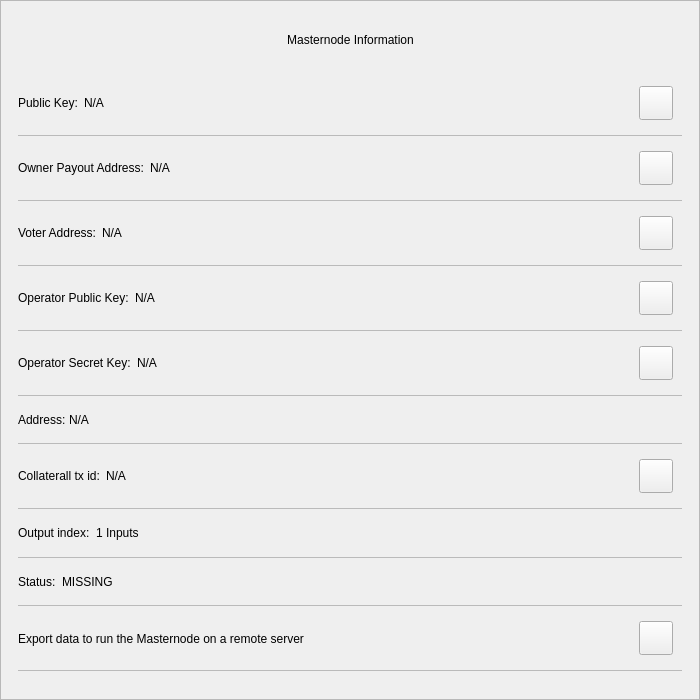
<?xml version="1.0" encoding="UTF-8"?>
<ui version="4.0">
 <class>MnInfoDialog</class>
 <widget class="QWidget" name="MnInfoDialog">
  <property name="geometry">
   <rect>
    <x>0</x>
    <y>0</y>
    <width>700</width>
    <height>700</height>
   </rect>
  </property>
  <property name="minimumSize">
   <size>
    <width>650</width>
    <height>530</height>
   </size>
  </property>
  <property name="windowTitle">
   <string notr="true">N/A</string>
  </property>
  <property name="styleSheet">
   <string notr="true"/>
  </property>
  <layout class="QVBoxLayout" name="verticalLayout_3">
   <property name="spacing">
    <number>0</number>
   </property>
   <property name="leftMargin">
    <number>0</number>
   </property>
   <property name="topMargin">
    <number>0</number>
   </property>
   <property name="rightMargin">
    <number>0</number>
   </property>
   <property name="bottomMargin">
    <number>0</number>
   </property>
   <item>
    <widget class="QFrame" name="frame">
     <property name="styleSheet">
      <string notr="true"/>
     </property>
     <property name="frameShape">
      <enum>QFrame::StyledPanel</enum>
     </property>
     <property name="frameShadow">
      <enum>QFrame::Raised</enum>
     </property>
     <layout class="QVBoxLayout" name="verticalLayout">
      <property name="leftMargin">
       <number>0</number>
      </property>
      <property name="rightMargin">
       <number>0</number>
      </property>
      <item>
       <layout class="QHBoxLayout" name="horizontalLayout_3">
        <property name="spacing">
         <number>0</number>
        </property>
        <property name="leftMargin">
         <number>20</number>
        </property>
        <property name="topMargin">
         <number>10</number>
        </property>
        <property name="rightMargin">
         <number>20</number>
        </property>
        <item>
         <spacer name="horizontalSpacer_2">
          <property name="orientation">
           <enum>Qt::Horizontal</enum>
          </property>
          <property name="sizeHint" stdset="0">
           <size>
            <width>40</width>
            <height>20</height>
           </size>
          </property>
         </spacer>
        </item>
        <item>
         <widget class="QLabel" name="labelTitle">
          <property name="minimumSize">
           <size>
            <width>0</width>
            <height>40</height>
           </size>
          </property>
          <property name="maximumSize">
           <size>
            <width>16777215</width>
            <height>40</height>
           </size>
          </property>
          <property name="styleSheet">
           <string notr="true">padding-left:24px;</string>
          </property>
          <property name="text">
           <string>Masternode Information</string>
          </property>
          <property name="alignment">
           <set>Qt::AlignCenter</set>
          </property>
          <property name="margin">
           <number>7</number>
          </property>
         </widget>
        </item>
        <item>
         <spacer name="horizontalSpacer">
          <property name="orientation">
           <enum>Qt::Horizontal</enum>
          </property>
          <property name="sizeHint" stdset="0">
           <size>
            <width>40</width>
            <height>20</height>
           </size>
          </property>
         </spacer>
        </item>
        <item>
         <widget class="QPushButton" name="btnEsc">
          <property name="minimumSize">
           <size>
            <width>24</width>
            <height>24</height>
           </size>
          </property>
          <property name="maximumSize">
           <size>
            <width>24</width>
            <height>24</height>
           </size>
          </property>
          <property name="styleSheet">
           <string notr="true">border:none;</string>
          </property>
          <property name="text">
           <string/>
          </property>
         </widget>
        </item>
       </layout>
      </item>
      <item>
       <spacer name="verticalSpacer">
        <property name="orientation">
         <enum>Qt::Vertical</enum>
        </property>
        <property name="sizeType">
         <enum>QSizePolicy::Fixed</enum>
        </property>
        <property name="sizeHint" stdset="0">
         <size>
          <width>20</width>
          <height>10</height>
         </size>
        </property>
       </spacer>
      </item>
      <item>
       <widget class="QWidget" name="layoutScroll" native="true">
        <property name="minimumSize">
         <size>
          <width>0</width>
          <height>0</height>
         </size>
        </property>
        <layout class="QVBoxLayout" name="verticalLayout_4">
         <property name="leftMargin">
          <number>0</number>
         </property>
         <property name="topMargin">
          <number>0</number>
         </property>
         <property name="rightMargin">
          <number>0</number>
         </property>
         <item>
          <widget class="QScrollArea" name="scrollArea">
           <property name="styleSheet">
            <string notr="true">#scrollArea {
background:transparent;
}</string>
           </property>
           <property name="horizontalScrollBarPolicy">
            <enum>Qt::ScrollBarAlwaysOff</enum>
           </property>
           <property name="sizeAdjustPolicy">
            <enum>QAbstractScrollArea::AdjustIgnored</enum>
           </property>
           <property name="widgetResizable">
            <bool>true</bool>
           </property>
           <property name="alignment">
            <set>Qt::AlignLeading|Qt::AlignLeft|Qt::AlignTop</set>
           </property>
           <widget class="QWidget" name="scrollAreaWidgetContents">
            <property name="geometry">
             <rect>
              <x>0</x>
              <y>0</y>
              <width>682</width>
              <height>599</height>
             </rect>
            </property>
            <property name="autoFillBackground">
             <bool>false</bool>
            </property>
            <property name="styleSheet">
             <string notr="true">#scrollAreaWidgetContents {
background:transparent;
}</string>
            </property>
            <layout class="QVBoxLayout" name="verticalLayout_7">
             <property name="spacing">
              <number>0</number>
             </property>
             <property name="sizeConstraint">
              <enum>QLayout::SetDefaultConstraint</enum>
             </property>
             <property name="leftMargin">
              <number>0</number>
             </property>
             <property name="topMargin">
              <number>0</number>
             </property>
             <property name="rightMargin">
              <number>0</number>
             </property>
             <property name="bottomMargin">
              <number>0</number>
             </property>
             <item>
              <widget class="QWidget" name="content" native="true">
               <layout class="QVBoxLayout" name="verticalLayout_2">
                <property name="leftMargin">
                 <number>16</number>
                </property>
                <property name="topMargin">
                 <number>0</number>
                </property>
                <property name="rightMargin">
                 <number>16</number>
                </property>
                <item>
                 <widget class="QWidget" name="contentID" native="true">
                  <layout class="QHBoxLayout" name="horizontalLayout_12" stretch="0,1,0">
                   <property name="leftMargin">
                    <number>0</number>
                   </property>
                   <item>
                    <widget class="QLabel" name="labelId">
                     <property name="maximumSize">
                      <size>
                       <width>16777215</width>
                       <height>16777215</height>
                      </size>
                     </property>
                     <property name="text">
                      <string>Public Key:</string>
                     </property>
                    </widget>
                   </item>
                   <item>
                    <widget class="QLabel" name="textId">
                     <property name="text">
                      <string notr="true">N/A</string>
                     </property>
                    </widget>
                   </item>
                   <item>
                    <widget class="QPushButton" name="pushCopy">
                     <property name="minimumSize">
                      <size>
                       <width>34</width>
                       <height>34</height>
                      </size>
                     </property>
                     <property name="maximumSize">
                      <size>
                       <width>34</width>
                       <height>34</height>
                      </size>
                     </property>
                     <property name="focusPolicy">
                      <enum>Qt::NoFocus</enum>
                     </property>
                     <property name="text">
                      <string/>
                     </property>
                     <property name="iconSize">
                      <size>
                       <width>24</width>
                       <height>24</height>
                      </size>
                     </property>
                    </widget>
                   </item>
                  </layout>
                 </widget>
                </item>
                <item>
                 <widget class="QLabel" name="labelDivider11">
                  <property name="maximumSize">
                   <size>
                    <width>16777215</width>
                    <height>1</height>
                   </size>
                  </property>
                  <property name="styleSheet">
                   <string notr="true">background-color:#bababa;</string>
                  </property>
                  <property name="text">
                   <string/>
                  </property>
                 </widget>
                </item>
                <item>
                 <widget class="QWidget" name="contentOwnerPayoutAddr" native="true">
                  <layout class="QHBoxLayout" name="horizontalLayout_12" stretch="0,1,0">
                   <property name="leftMargin">
                    <number>0</number>
                   </property>
                   <item>
                    <widget class="QLabel" name="labelOwnerPayoutAddr">
                     <property name="maximumSize">
                      <size>
                       <width>16777215</width>
                       <height>16777215</height>
                      </size>
                     </property>
                     <property name="text">
                      <string>Owner Payout Address:</string>
                     </property>
                    </widget>
                   </item>
                   <item>
                    <widget class="QLabel" name="textOwnerPayoutAddr">
                     <property name="text">
                      <string notr="true">N/A</string>
                     </property>
                    </widget>
                   </item>
                   <item>
                    <widget class="QPushButton" name="pushCopyOwnerPayoutAddr">
                     <property name="minimumSize">
                      <size>
                       <width>34</width>
                       <height>34</height>
                      </size>
                     </property>
                     <property name="maximumSize">
                      <size>
                       <width>34</width>
                       <height>34</height>
                      </size>
                     </property>
                     <property name="focusPolicy">
                      <enum>Qt::NoFocus</enum>
                     </property>
                     <property name="text">
                      <string/>
                     </property>
                     <property name="iconSize">
                      <size>
                       <width>24</width>
                       <height>24</height>
                      </size>
                     </property>
                    </widget>
                   </item>
                  </layout>
                 </widget>
                </item>
                <item>
                 <widget class="QLabel" name="labelDivider10">
                  <property name="maximumSize">
                   <size>
                    <width>16777215</width>
                    <height>1</height>
                   </size>
                  </property>
                  <property name="styleSheet">
                   <string notr="true">background-color:#bababa;</string>
                  </property>
                  <property name="text">
                   <string/>
                  </property>
                 </widget>
                </item>
                <item>
                 <widget class="QWidget" name="contentVoterAddr" native="true">
                  <layout class="QHBoxLayout" name="horizontalLayout_12" stretch="0,1,0">
                   <property name="leftMargin">
                    <number>0</number>
                   </property>
                   <item>
                    <widget class="QLabel" name="labelVoterAddr">
                     <property name="maximumSize">
                      <size>
                       <width>16777215</width>
                       <height>16777215</height>
                      </size>
                     </property>
                     <property name="text">
                      <string>Voter Address:</string>
                     </property>
                    </widget>
                   </item>
                   <item>
                    <widget class="QLabel" name="textVoterAddr">
                     <property name="text">
                      <string notr="true">N/A</string>
                     </property>
                    </widget>
                   </item>
                   <item>
                    <widget class="QPushButton" name="pushCopyVoterAddr">
                     <property name="minimumSize">
                      <size>
                       <width>34</width>
                       <height>34</height>
                      </size>
                     </property>
                     <property name="maximumSize">
                      <size>
                       <width>34</width>
                       <height>34</height>
                      </size>
                     </property>
                     <property name="focusPolicy">
                      <enum>Qt::NoFocus</enum>
                     </property>
                     <property name="text">
                      <string/>
                     </property>
                     <property name="iconSize">
                      <size>
                       <width>24</width>
                       <height>24</height>
                      </size>
                     </property>
                    </widget>
                   </item>
                  </layout>
                 </widget>
                </item>
                <item>
                 <widget class="QLabel" name="labelDivider9">
                  <property name="maximumSize">
                   <size>
                    <width>16777215</width>
                    <height>1</height>
                   </size>
                  </property>
                  <property name="styleSheet">
                   <string notr="true">background-color:#bababa;</string>
                  </property>
                  <property name="text">
                   <string/>
                  </property>
                 </widget>
                </item>
                <item>
                 <widget class="QWidget" name="contentOperatorPubKey" native="true">
                  <layout class="QHBoxLayout" name="horizontalLayout_12" stretch="0,1,0">
                   <property name="leftMargin">
                    <number>0</number>
                   </property>
                   <item>
                    <widget class="QLabel" name="labelOperatorPubKey">
                     <property name="maximumSize">
                      <size>
                       <width>16777215</width>
                       <height>16777215</height>
                      </size>
                     </property>
                     <property name="text">
                      <string>Operator Public Key:</string>
                     </property>
                    </widget>
                   </item>
                   <item>
                    <widget class="QLabel" name="textOperatorPubKey">
                     <property name="text">
                      <string notr="true">N/A</string>
                     </property>
                    </widget>
                   </item>
                   <item>
                    <widget class="QPushButton" name="pushCopyOperatorPubKey">
                     <property name="minimumSize">
                      <size>
                       <width>34</width>
                       <height>34</height>
                      </size>
                     </property>
                     <property name="maximumSize">
                      <size>
                       <width>34</width>
                       <height>34</height>
                      </size>
                     </property>
                     <property name="focusPolicy">
                      <enum>Qt::NoFocus</enum>
                     </property>
                     <property name="text">
                      <string/>
                     </property>
                     <property name="iconSize">
                      <size>
                       <width>24</width>
                       <height>24</height>
                      </size>
                     </property>
                    </widget>
                   </item>
                  </layout>
                 </widget>
                </item>
                <item>
                 <widget class="QLabel" name="labelDivider12">
                  <property name="maximumSize">
                   <size>
                    <width>16777215</width>
                    <height>1</height>
                   </size>
                  </property>
                  <property name="styleSheet">
                   <string notr="true">background-color:#bababa;</string>
                  </property>
                  <property name="text">
                   <string/>
                  </property>
                 </widget>
                </item>
                <item>
                 <widget class="QWidget" name="contentOperatorSk" native="true">
                  <layout class="QHBoxLayout" name="horizontalLayout_12" stretch="0,1,0">
                   <property name="leftMargin">
                    <number>0</number>
                   </property>
                   <item>
                    <widget class="QLabel" name="labelOperatorSk">
                     <property name="maximumSize">
                      <size>
                       <width>16777215</width>
                       <height>16777215</height>
                      </size>
                     </property>
                     <property name="text">
                      <string>Operator Secret Key:</string>
                     </property>
                    </widget>
                   </item>
                   <item>
                    <widget class="QLabel" name="textOperatorSk">
                     <property name="text">
                      <string notr="true">N/A</string>
                     </property>
                    </widget>
                   </item>
                   <item>
                    <widget class="QPushButton" name="pushCopyOperatorSk">
                     <property name="minimumSize">
                      <size>
                       <width>34</width>
                       <height>34</height>
                      </size>
                     </property>
                     <property name="maximumSize">
                      <size>
                       <width>34</width>
                       <height>34</height>
                      </size>
                     </property>
                     <property name="focusPolicy">
                      <enum>Qt::NoFocus</enum>
                     </property>
                     <property name="text">
                      <string/>
                     </property>
                     <property name="iconSize">
                      <size>
                       <width>24</width>
                       <height>24</height>
                      </size>
                     </property>
                    </widget>
                   </item>
                  </layout>
                 </widget>
                </item>
                <item>
                 <widget class="QLabel" name="labelDivider13">
                  <property name="maximumSize">
                   <size>
                    <width>16777215</width>
                    <height>1</height>
                   </size>
                  </property>
                  <property name="styleSheet">
                   <string notr="true">background-color:#bababa;</string>
                  </property>
                  <property name="text">
                   <string/>
                  </property>
                 </widget>
                </item>
                <item>
                 <widget class="QWidget" name="contentOutputs" native="true">
                  <layout class="QHBoxLayout" name="horizontalLayout_11" stretch="0,3">
                   <property name="spacing">
                    <number>0</number>
                   </property>
                   <property name="leftMargin">
                    <number>0</number>
                   </property>
                   <property name="rightMargin">
                    <number>12</number>
                   </property>
                   <item>
                    <widget class="QLabel" name="labelSend">
                     <property name="maximumSize">
                      <size>
                       <width>16777215</width>
                       <height>16777215</height>
                      </size>
                     </property>
                     <property name="text">
                      <string>Address: </string>
                     </property>
                    </widget>
                   </item>
                   <item>
                    <widget class="QLabel" name="textAddress">
                     <property name="text">
                      <string notr="true">N/A</string>
                     </property>
                    </widget>
                   </item>
                  </layout>
                 </widget>
                </item>
                <item>
                 <widget class="QLabel" name="labelDivider8">
                  <property name="maximumSize">
                   <size>
                    <width>16777215</width>
                    <height>1</height>
                   </size>
                  </property>
                  <property name="styleSheet">
                   <string notr="true">background-color:#bababa;</string>
                  </property>
                  <property name="text">
                   <string/>
                  </property>
                 </widget>
                </item>
                <item>
                 <widget class="QWidget" name="contentAmount" native="true">
                  <layout class="QHBoxLayout" name="horizontalLayout_4" stretch="0,1,0">
                   <property name="leftMargin">
                    <number>0</number>
                   </property>
                   <item>
                    <widget class="QLabel" name="labelAmount">
                     <property name="maximumSize">
                      <size>
                       <width>16777215</width>
                       <height>16777215</height>
                      </size>
                     </property>
                     <property name="text">
                      <string>Collaterall tx id:</string>
                     </property>
                    </widget>
                   </item>
                   <item>
                    <widget class="QLabel" name="textAmount">
                     <property name="text">
                      <string notr="true">N/A</string>
                     </property>
                    </widget>
                   </item>
                   <item>
                    <widget class="QPushButton" name="pushCopyId">
                     <property name="minimumSize">
                      <size>
                       <width>34</width>
                       <height>34</height>
                      </size>
                     </property>
                     <property name="maximumSize">
                      <size>
                       <width>34</width>
                       <height>34</height>
                      </size>
                     </property>
                     <property name="focusPolicy">
                      <enum>Qt::NoFocus</enum>
                     </property>
                     <property name="text">
                      <string/>
                     </property>
                    </widget>
                   </item>
                  </layout>
                 </widget>
                </item>
                <item>
                 <widget class="QLabel" name="labelDivider6">
                  <property name="maximumSize">
                   <size>
                    <width>16777215</width>
                    <height>1</height>
                   </size>
                  </property>
                  <property name="styleSheet">
                   <string notr="true">background-color:#bababa;</string>
                  </property>
                  <property name="text">
                   <string/>
                  </property>
                 </widget>
                </item>
                <item>
                 <widget class="QWidget" name="contentInputs" native="true">
                  <layout class="QHBoxLayout" name="horizontalLayout" stretch="0,2">
                   <property name="leftMargin">
                    <number>0</number>
                   </property>
                   <property name="rightMargin">
                    <number>12</number>
                   </property>
                   <item>
                    <widget class="QLabel" name="labelInputs">
                     <property name="sizePolicy">
                      <sizepolicy hsizetype="Minimum" vsizetype="Preferred">
                       <horstretch>0</horstretch>
                       <verstretch>0</verstretch>
                      </sizepolicy>
                     </property>
                     <property name="maximumSize">
                      <size>
                       <width>16777215</width>
                       <height>16777215</height>
                      </size>
                     </property>
                     <property name="text">
                      <string>Output index:</string>
                     </property>
                    </widget>
                   </item>
                   <item>
                    <widget class="QLabel" name="textInputs">
                     <property name="text">
                      <string>1 Inputs</string>
                     </property>
                    </widget>
                   </item>
                  </layout>
                 </widget>
                </item>
                <item>
                 <widget class="QLabel" name="labelDivider1">
                  <property name="maximumSize">
                   <size>
                    <width>16777215</width>
                    <height>1</height>
                   </size>
                  </property>
                  <property name="styleSheet">
                   <string notr="true">background-color:#bababa;</string>
                  </property>
                  <property name="text">
                   <string/>
                  </property>
                 </widget>
                </item>
                <item>
                 <widget class="QWidget" name="contentFee" native="true">
                  <layout class="QHBoxLayout" name="horizontalLayout_7" stretch="0,1">
                   <property name="leftMargin">
                    <number>0</number>
                   </property>
                   <item>
                    <widget class="QLabel" name="labelFee">
                     <property name="maximumSize">
                      <size>
                       <width>16777215</width>
                       <height>16777215</height>
                      </size>
                     </property>
                     <property name="text">
                      <string>Status:</string>
                     </property>
                    </widget>
                   </item>
                   <item>
                    <widget class="QLabel" name="textStatus">
                     <property name="text">
                      <string notr="true">MISSING</string>
                     </property>
                    </widget>
                   </item>
                  </layout>
                 </widget>
                </item>
                <item>
                 <widget class="QLabel" name="labelDivider4">
                  <property name="maximumSize">
                   <size>
                    <width>16777215</width>
                    <height>1</height>
                   </size>
                  </property>
                  <property name="styleSheet">
                   <string notr="true">background-color:#bababa;</string>
                  </property>
                  <property name="text">
                   <string/>
                  </property>
                 </widget>
                </item>
                <item>
                 <widget class="QWidget" name="contentExport" native="true">
                  <layout class="QHBoxLayout" name="horizontalLayout_8" stretch="3,0">
                   <property name="leftMargin">
                    <number>0</number>
                   </property>
                   <item>
                    <widget class="QLabel" name="textExport">
                     <property name="styleSheet">
                      <string notr="true">padding-top:1px;</string>
                     </property>
                     <property name="lineWidth">
                      <number>0</number>
                     </property>
                     <property name="text">
                      <string>Export data to run the Masternode on a remote server</string>
                     </property>
                     <property name="wordWrap">
                      <bool>true</bool>
                     </property>
                     <property name="indent">
                      <number>0</number>
                     </property>
                    </widget>
                   </item>
                   <item>
                    <widget class="QPushButton" name="pushExport">
                     <property name="minimumSize">
                      <size>
                       <width>34</width>
                       <height>34</height>
                      </size>
                     </property>
                     <property name="maximumSize">
                      <size>
                       <width>34</width>
                       <height>34</height>
                      </size>
                     </property>
                     <property name="focusPolicy">
                      <enum>Qt::NoFocus</enum>
                     </property>
                     <property name="text">
                      <string/>
                     </property>
                    </widget>
                   </item>
                  </layout>
                 </widget>
                </item>
                <item>
                 <widget class="QLabel" name="labelDivider7">
                  <property name="maximumSize">
                   <size>
                    <width>16777215</width>
                    <height>1</height>
                   </size>
                  </property>
                  <property name="styleSheet">
                   <string notr="true">background-color:#bababa;</string>
                  </property>
                  <property name="text">
                   <string/>
                  </property>
                 </widget>
                </item>
               </layout>
              </widget>
             </item>
            </layout>
           </widget>
          </widget>
         </item>
        </layout>
       </widget>
      </item>
     </layout>
    </widget>
   </item>
  </layout>
 </widget>
 <resources/>
 <connections/>
</ui>
